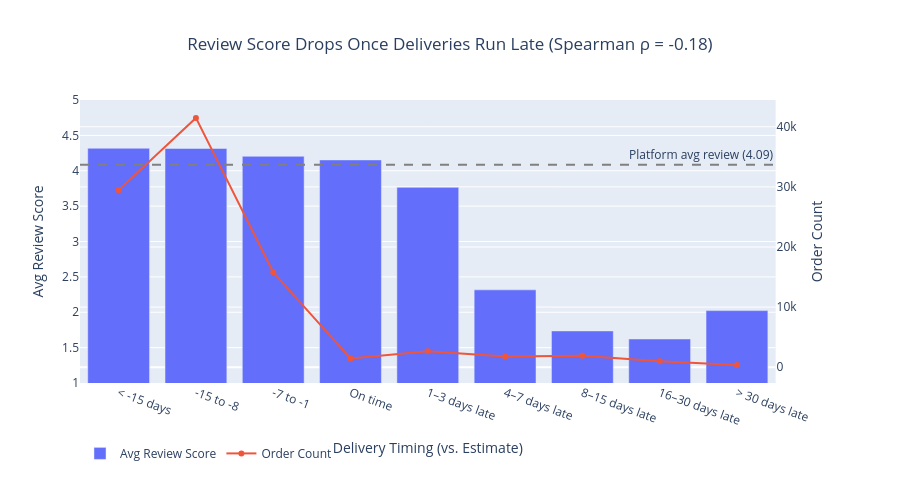

The cell this chart's notebook holds for it:
### Markdown cell above
### Delivery Delay vs. Customer Satisfaction

### Code cell
delay_order = ["< -15 days", "-15 to -8", "-7 to -1", "On time", "1–3 days late",
               "4–7 days late", "8–15 days late", "16–30 days late", "> 30 days late"]
delay_review_plot = delay_review.set_index("delay_group").reindex(delay_order).reset_index()
spearman_delay_review = delivery_reviews["delivery_delay_days"].corr(delivery_reviews["review_score"], method="spearman")

delay_fig = make_subplots(specs=[[{"secondary_y": True}]])

delay_fig.add_trace(go.Bar(
    x=delay_review_plot["delay_group"], y=delay_review_plot["avg_review_score"],
    name="Avg Review Score", marker_color="#636EFA"
), secondary_y=False)

delay_fig.add_trace(go.Scatter(
    x=delay_review_plot["delay_group"], y=delay_review_plot["order_count"],
    name="Order Count", line=dict(color="#EF553B", width=2), mode="lines+markers"
), secondary_y=True)

delay_fig.add_hline(
    y=platform_avg_review, line_dash="dash", line_color="gray",
    annotation_text=f"Platform avg review ({platform_avg_review:.2f})",
    secondary_y=False
)

delay_fig.update_yaxes(title_text="Avg Review Score", range=[1, 5], secondary_y=False)
delay_fig.update_yaxes(title_text="Order Count", secondary_y=True)
delay_fig.update_xaxes(title_text="Delivery Timing (vs. Estimate)", tickangle=20)
delay_fig.update_layout(
    height=480,
    title_text=f"Review Score Drops Once Deliveries Run Late (Spearman ρ = {spearman_delay_review:.2f})",
    title_x=0.5, legend=dict(orientation="h", yanchor="bottom", y=-0.3)
)
delay_fig.show()

### Figure 1 — Plotly figure (JSON) as saved in the notebook; plotly's stock layout.template omitted (floating-point values rounded to 4 significant figures)
{"data": [{"marker": {"color": "#636EFA"}, "name": "Avg Review Score", "type": "bar", "x": ["< -15 days", "-15 to -8", "-7 to -1", "On time", "1–3 days late", "4–7 days late", "8–15 days late", "16–30 days late", "> 30 days late"], "xaxis": "x", "y": [4.317, 4.316, 4.204, 4.153, 3.765, 2.316, 1.736, 1.622, 2.023], "yaxis": "y"}, {"line": {"color": "#EF553B", "width": 2}, "mode": "lines+markers", "name": "Order Count", "type": "scatter", "x": ["< -15 days", "-15 to -8", "-7 to -1", "On time", "1–3 days late", "4–7 days late", "8–15 days late", "16–30 days late", "> 30 days late"], "xaxis": "x", "y": [29458, 41476, 15784, 1450, 2636, 1773, 1918, 992, 343], "yaxis": "y2"}], "layout": {"annotations": [{"showarrow": false, "text": "Platform avg review (4.09)", "x": 1, "xanchor": "right", "xref": "x domain", "y": 4.086, "yanchor": "bottom", "yref": "y"}], "height": 480, "legend": {"orientation": "h", "y": -0.3, "yanchor": "bottom"}, "shapes": [{"line": {"color": "gray", "dash": "dash"}, "type": "line", "x0": 0, "x1": 1, "xref": "x domain", "y0": 4.086, "y1": 4.086, "yref": "y"}], "title": {"text": "Review Score Drops Once Deliveries Run Late (Spearman ρ = -0.18)", "x": 0.5}, "xaxis": {"anchor": "y", "domain": [0.0, 0.94], "tickangle": 20, "title": {"text": "Delivery Timing (vs. Estimate)"}}, "yaxis": {"anchor": "x", "domain": [0.0, 1.0], "range": [1, 5], "title": {"text": "Avg Review Score"}}, "yaxis2": {"anchor": "x", "overlaying": "y", "side": "right", "title": {"text": "Order Count"}}}}
